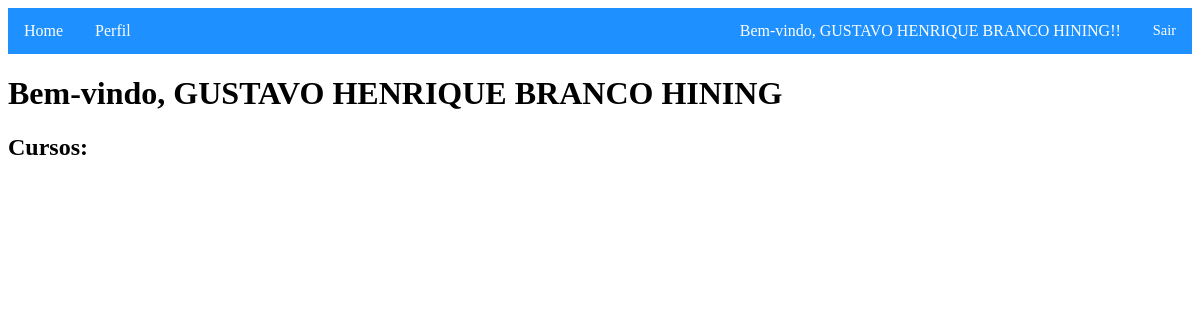
/cursos/listar_cursos/ (signed in), run on an earlier commit of the app's database.
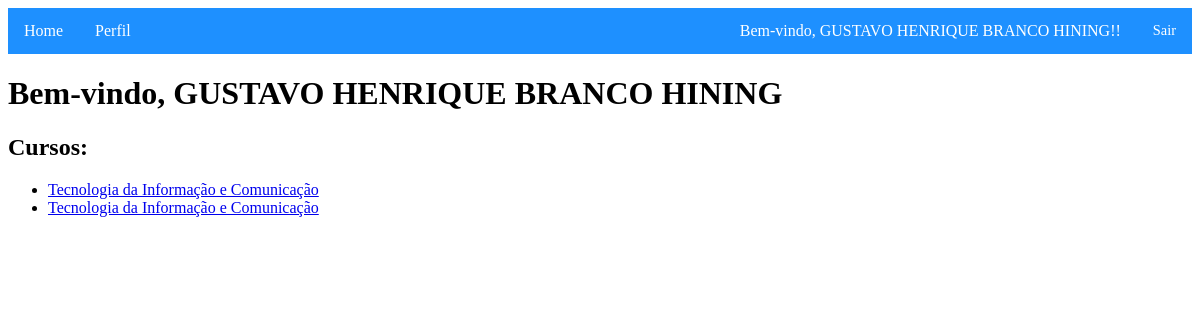
And on a later commit of the database.
### usuarios/models.py (models this page shows)
class Usuario(AbstractUser):
    GERENCIADOR = 'G'
    RELATOR = 'R'
    AVALIADOR = 'A'
    TIPOS_USUARIO = [
        (GERENCIADOR, 'Gerenciador'),
        (RELATOR, 'Relator'),
        (AVALIADOR, 'Avaliador'),
    ]
    nome = models.CharField(max_length=255)
    tipo_usuario = models.CharField(max_length=1, choices=TIPOS_USUARIO)
    email = models.EmailField(blank=False)
    telefone = models.CharField(max_length=20)

### cursos/models.py (models this page shows)
class Curso(models.Model):
    nome = models.CharField(max_length=255)
    inscricao_curricular = models.CharField(max_length=255)
    data_criacao = models.DateField(auto_now_add=True)
    descricao = models.TextField()
    gerenciador = models.ForeignKey(Usuario, on_delete=models.CASCADE)
    informacoes_complementares = models.TextField(blank=True)
    mural_gen = models.TextField(blank=True)
    mural_eq = models.TextField(blank=True)
    capa = models.FileField(upload_to='capas/', blank=True, validators=[validate_pdf_file])
    membros = models.ManyToManyField(Usuario, related_name='cursos_membros')
    avaliadores = models.ManyToManyField(Usuario, related_name='avaliadores')

### cursos/views.py (the view)
# urls.py: path('listar_cursos/', listar_cursos, name='listar_cursos'),
def listar_cursos(request):
    cursos = Curso.objects.filter(gerenciador=request.user)
    return render(request, 'cursos/listar_cursos.html', {'cursos': cursos})

### templates/cursos/listar_cursos.html
{% extends 'base.html' %}
{% load static %}
{% block content %}
    <h1>Bem-vindo, {{ user.nome }}</h1>
    <h2>Cursos:</h2>
    <ul>
        {% for curso in cursos %}
            <li><a href="{% url 'cursos:detalhes_curso_gen' curso.id %}">{{ curso.nome }}</a></li>
        {% endfor %}
    </ul>
{% endblock %}

### templates/base.html (shortened to what this page needs)
<!DOCTYPE html>
<html>
<head>
</head>
<body>
    <div class="navbar">
        <a href="{% url 'usuarios:home' %}">Home</a>
        <a href="{% url 'usuarios:detalhes_usuario' %}">Perfil</a>
        <div class="navbar-right">
            <span style="float:left; padding: 14px 16px; color:white;">Bem-vindo, {{ user.nome }}!!</span>
            <a href="{% url 'usuarios:logout' %}" style="font-size: 0.9em;">Sair</a>
        </div>
    </div>
    {% block content %}
    {% endblock %}
</body>
</html>

### templates/base.html (style rules this page uses)
.navbar { overflow: hidden; background-color: #1E90FF; }
.navbar a { float: left; display: block; color: white; text-align: center; padding: 14px 16px; text-decoration: none; }
.navbar-right { float: right; }

What changed in the data, as far as the page shows it:
added Curso: nome "Tecnologia da Informação e Comunicação"
added Curso: nome "Tecnologia da Informação e Comunicação"
